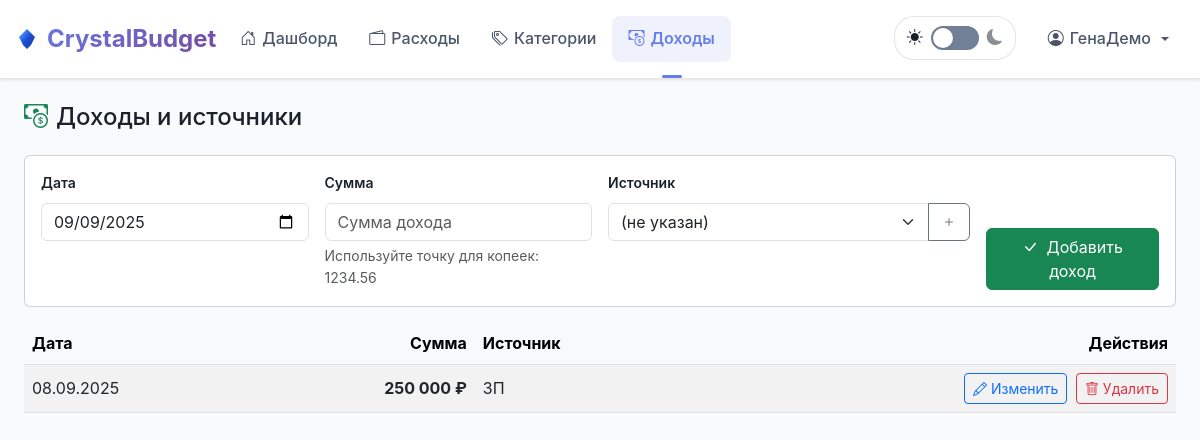
Before: /income (signed in) with the older database file.
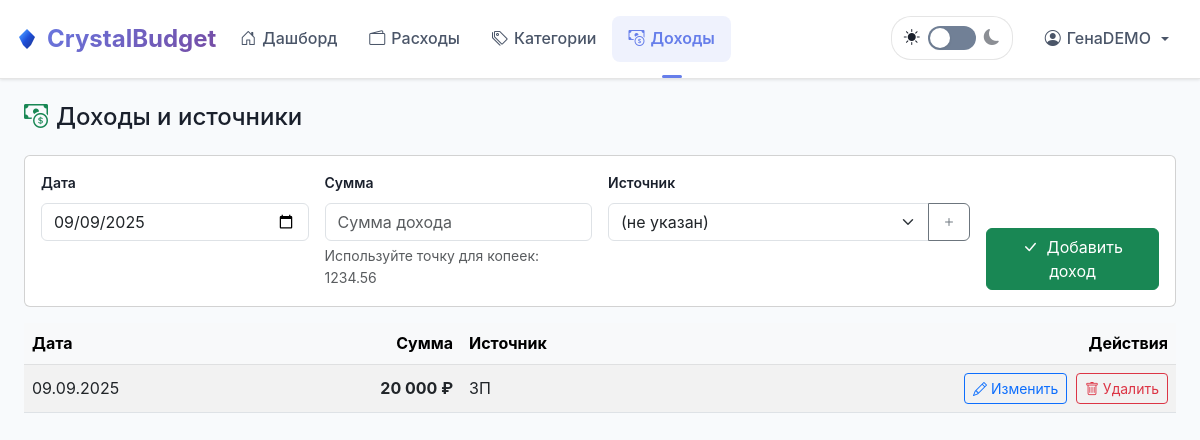
After: the same page with the newer database file.
### tables this page shows
CREATE TABLE income_daily (
            id INTEGER PRIMARY KEY AUTOINCREMENT,
            amount DECIMAL(10,2) NOT NULL,
            date DATE NOT NULL,
            source_id INTEGER,
            currency TEXT DEFAULT 'RUB',
            user_id INTEGER NOT NULL,
            created_at TIMESTAMP DEFAULT CURRENT_TIMESTAMP,
            FOREIGN KEY (source_id) REFERENCES income_sources (id) ON DELETE SET NULL,
            FOREIGN KEY (user_id) REFERENCES users (id) ON DELETE CASCADE
        );

### app.py (the view)
@app.route("/income")
@login_required
def income_page():
    uid = session["user_id"]
    conn = get_db()
    try:
        rows = conn.execute(
            """
            SELECT id, date, amount, source_id, currency
            FROM income_daily
            WHERE user_id = ?
            ORDER BY date DESC, id DESC
            """,
            (uid,),
        ).fetchall()
    except sqlite3.OperationalError as e:
        if "no such column: currency" in str(e):
            rows = conn.execute(
                """
                SELECT id, date, amount, source_id, NULL AS currency
                FROM income_daily
                WHERE user_id = ?
                ORDER BY date DESC, id DESC
                """,
                (uid,),
            ).fetchall()
        else:
            raise
    income_sources = conn.execute(
        "SELECT id, name, is_default FROM income_sources WHERE user_id=? ORDER BY is_default DESC, name",
        (uid,)
    ).fetchall()
    conn.close()
    today = datetime.now().strftime("%Y-%m-%d")
    return render_template("income.html", incomes=rows, income_sources=income_sources, today=today)

### app.py (called while the page is built)
@app.context_processor
def inject_currency():
    code = session.get("currency", DEFAULT_CURRENCY)
    info = CURRENCIES.get(code, CURRENCIES[DEFAULT_CURRENCY])
    return dict(currency_code=code, currency_symbol=info["symbol"], currencies=CURRENCIES)

@app.template_filter("format_amount")
def format_amount(value, from_currency=None):
    try:
        if from_currency and 'currency' in session:
            target_currency = session['currency']
            if from_currency != target_currency:
                value = convert_currency(value, from_currency, target_currency)
        d = Decimal(str(value))
    except Exception:
        return str(value)
    q = d.quantize(Decimal("0.01"), rounding=ROUND_HALF_UP)
    s = f"{q:,.2f}".replace(",", " ")
    return s[:-3] if s.endswith("00") else s

@app.template_filter("format_date_with_day")
def format_date_with_day(value):
    try:
        dt = datetime.strptime(value, "%Y-%m-%d")
        return dt.strftime("%d.%m.%Y")
    except Exception:
        return value

def get_db():
    conn = sqlite3.connect(DB_PATH)
    conn.row_factory = sqlite3.Row
    conn.execute("PRAGMA foreign_keys = ON")
    return conn

### templates/income.html (shortened to what this page needs)
{% extends "base.html" %}
{% block content %}
<div class="d-flex justify-content-between align-items-center mb-4">
  <h2 class="h4 m-0"><i class="bi bi-cash-coin text-success me-2"></i>Доходы и источники</h2>
</div>
<form method="POST" action="{{ url_for('income_add') }}" class="mb-3" novalidate>
  <div class="card card-body">
    <div class="row g-3">
      <div class="col-6 col-md-3">
        <label for="date" class="form-label">Дата</label>
        <input type="date" id="date" name="date"
               value="{{ today }}" class="form-control" required>
      </div>
      <div class="col-6 col-md-3">
        <label for="amount" class="form-label">Сумма</label>
        <input type="number" id="amount" name="amount"
               inputmode="decimal" step="0.01" min="0.01"
               class="form-control" placeholder="Сумма дохода" required>
        <div class="form-text d-none d-md-block">Используйте точку для копеек: 1234.56</div>
      </div>
      <div class="col-12 col-md-4">
        <label for="source_id" class="form-label">Источник</label>
        <div class="input-group">
          <select id="source_id" name="source_id" class="form-select">
            <option value="">(не указан)</option>
          </select>
          <button type="button" class="btn btn-outline-secondary" data-bs-toggle="modal" data-bs-target="#newSourceModal">
            <i class="bi bi-plus"></i>
          </button>
        </div>
      </div>
      <div class="col-12 col-md-2 d-flex align-items-end">
        <button type="submit" class="btn btn-success w-100">
          <i class="bi bi-check-lg me-1"></i> Добавить доход
        </button>
      </div>
    </div>
  </div>
</form>
<div class="table-responsive d-none d-md-block">
  <table class="table table-striped align-middle">
    <thead class="table-light">
      <tr>
        <th>Дата</th>
        <th class="text-end">Сумма</th>
        <th>Источник</th>
        <th class="text-end">Действия</th>
      </tr>
    </thead>
    <tbody>
      {% for income in incomes %}
      <tr>
        <td>{{ income.date|format_date_with_day }}</td>
        <td class="text-end fw-bold">{{ income.amount|format_amount }} <span class="currency-display">{{ currency_symbol|default('₽') }}</span></td>
        <td>
          {% if income.source_id %}
            {% set src = (income_sources | selectattr('id','equalto', income.source_id) | list) %}
            {{ src[0].name if src and src[0] else '—' }}
          {% else %}—{% endif %}
        </td>
        <td class="text-end">
          <a href="{{ url_for('edit_income', income_id=income.id) }}"
             class="btn btn-sm btn-outline-primary me-1">
            <i class="bi bi-pencil"></i> Изменить
          </a>
          <form method="POST" action="{{ url_for('delete_income', income_id=income.id) }}" class="d-inline">
            <button type="submit" class="btn btn-sm btn-outline-danger"
                    onclick="return confirm('Удалить доход?\\nДата: {{ income.date|format_date_with_day }}\\nСумма: {{ income.amount|format_amount }}')">
              <i class="bi bi-trash"></i> Удалить
            </button>
          </form>
        </td>
      </tr>
      {% endfor %}
    </tbody>
  </table>
</div>
{% endblock %}

Changed rows visible on the page:
changed income_daily: date "08.09.2025" → "09.09.2025"; amount "250 000" → "20 000"
Other visible differences:
{{ session.name or session.email }}: "ГенаДемо" → "ГенаDEMO"
